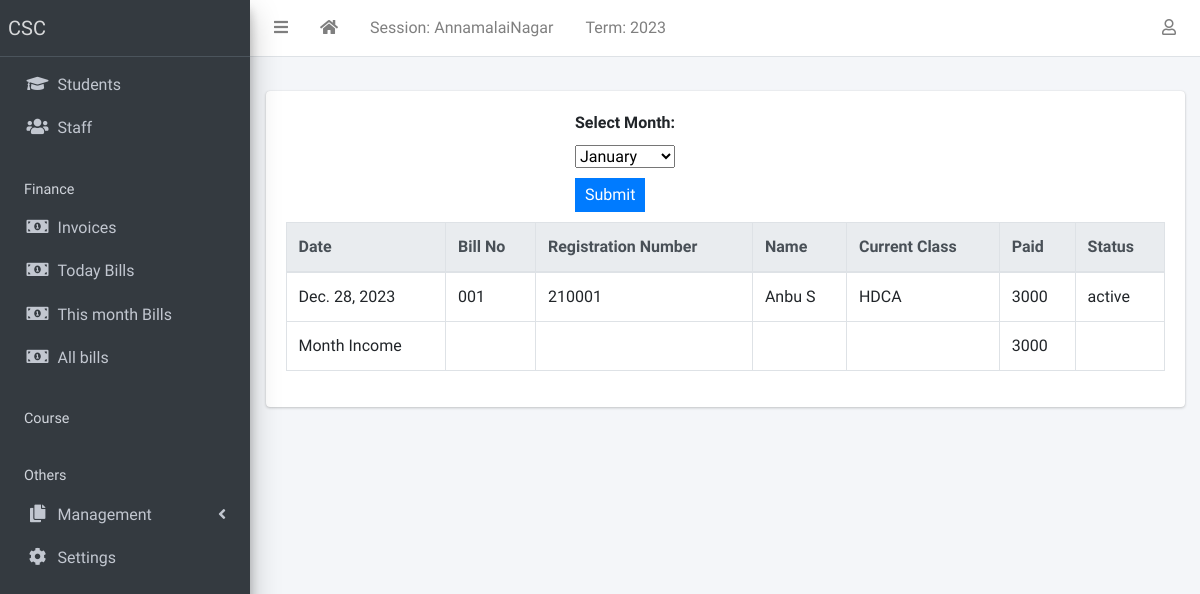
Page /revenue/month (signed in) on the earlier database version.
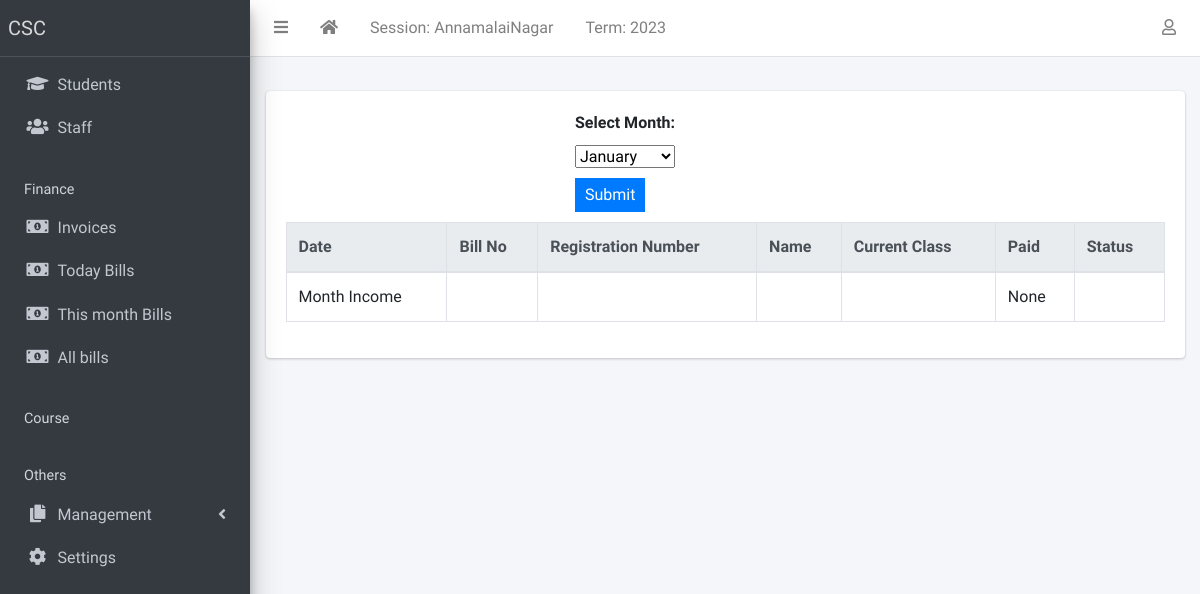
Same page on the later database version.
### apps/corecode/models.py (models this page shows, shortened)
class AcademicSession(models.Model):
    name = models.CharField(max_length=200, unique=True)
    current = models.BooleanField(default=True)
    class Meta:
        ordering = ["-name"]

class AcademicTerm(models.Model):
    name = models.CharField(max_length=20, unique=True)
    current = models.BooleanField(default=True)
    class Meta:
        ordering = ["name"]

### apps/finance/models.py (models this page shows, shortened)
class Receipt(models.Model):
    Bill_No = models.CharField(max_length=245 , default=None)
    invoice = models.ForeignKey(Invoice, on_delete=models.CASCADE)
    amount_paid = models.IntegerField()
    date_paid = models.DateField(default=timezone.now)
    comment = models.CharField(max_length=200, blank=True)
    def stats(self):
        return self.invoice.student.current_status
    def current_cls(self):
        return self.invoice.student.course
    def regno(self):
        return self.invoice.student.enrol_no
    def name(self):
        return self.invoice.student.student_name

class Invoice(models.Model):
    total_num = 0
    student = models.ForeignKey(Student, on_delete=models.CASCADE,default=None)
    status = models.CharField(
        max_length=20,
        choices=[("active", "Active"), ("closed", "Closed")],
        default="active",
    )
    class Meta:
        ordering = ["student"]

### apps/students/models.py (models this page shows, shortened)
class Student(models.Model):
    GENDER_CHOICES = [("male", "Male"), ("female", "Female"),("others","others")]
    RELIGION_CHOICE = [('Hindu','Hindu'),('Christian','Christian'),('Muslim','Muslim'),("others","others")]
    COMMUNITY_CHOICE = [('OC','OC'),('BC','BC'),('MBC','MBC'),('ST/SC','ST/SC'),("others","others")]
    STUDENT_ROLE_CHOICES = [
        ("Employed", "Employed"),
        ("Unemployed", "Unemployed"),
        ("Housewife", "Housewife"),
        ("Businessman", "Businessman"),
        ("Student", "Student"),
        ("Others", "Others"),
    ]
    STATUS_CHOICES = [("active", "Active"), ("inactive", "Inactive")]
    if_enq = models.ForeignKey(Enquiry,on_delete=models.CASCADE,default=None,null=True)
    current_status = models.CharField(
        max_length=10, choices=STATUS_CHOICES, default="active"
    )
    student_name = models.CharField("Student Name", max_length=255, blank=False, default="")
    enrol_no = models.IntegerField("Enrollment Number",default=0,null=False,unique=True)
    rel_name = models.CharField(
                default=None, max_length=255, verbose_name="Father/Husband Name"
            )
    rel_occupation = models.CharField("Father/Husband Occupation",max_length=255,default=None,null=False)
    date_of_birth = models.DateField(
                default=timezone.now, verbose_name="Date of Birth"
            )
    age = models.IntegerField("Age",default=0,blank=True)
    gender = models.CharField("Gender", max_length=10, choices=GENDER_CHOICES, default="male")
    religion = models.CharField("Religion",max_length=554,default="Hindu",choices=RELIGION_CHOICE)
    community = models.CharField("Community",max_length=524,default="OC", choices=COMMUNITY_CHOICE)
    occupation = models.CharField(
                choices=[
                    ("Employed", "Employed"),
                    ("Unemployed", "Unemployed"),
                    ("Housewife", "Housewife"),
                    ("Businessman", "Businessman"),
                    ("Student", "Student"),
                    ("Others", "Others"),
                ],
                default="Student",
                max_length=1024,
                verbose_name="Student Occupation",
            )
    student_company_name = models.CharField(
                blank=True,
                max_length=1024,
                null=True,
                verbose_name="If Emloyed Company Name",
            )
    aadhar_no = models.BigIntegerField("Aadhar Number",null=True,default=None,blank=True)
    mobile_num_regex = RegexValidator(
        regex="^[0-9]{10,15}$", message="Entered mobile number isn't in a right format!"
    )
    mobile_number = models.CharField("Mobile Number",
        validators=[mobile_num_regex], max_length=13, blank=True
    )
    email = models.EmailField("Email", blank=False, default="")
    passport = models.ImageField("Photo",blank=True, upload_to="students/passports/")
    address = models.CharField("Address", max_length=255,default=None,blank=True)
    address1 = models.CharField("Address Line 2", max_length=255,default=None,blank=True,null=True)
    address2 = models.CharField("Address Line 3", max_length=255,default=None,blank=True,null=True)
    taluka = models.CharField("Taluk",max_length=255,default=None,blank=True,null=True)
    district = models.CharField("District",max_length=255,default=None,blank=True,null=True)
    pincode = models.IntegerField("Pincode", blank=True, default=None)
    date_of_admission = models.DateField(default=timezone.now)
    course = models.CharField("Course",max_length=1024,null=False,default="HDCA")
    class_time = models.CharField("Class Timinig",default="2pm - 4pm",max_length=255,null=False)
    total_fee = models.IntegerField("Total Fees",null=False,default=0)
    remark = models.CharField("Remark",max_length=500,default=None,blank=True)
    last_updated = models.DateTimeField(auto_now=True)
    class Meta:
        ordering = ["enrol_no"]

### apps/revenue/views.py (the view)
# urls.py: path("month", views.month_income , name="month"),
def month_income(request):
    month = request.GET.get('month')
    month1 = datetime.datetime.now().month
    rec = finmod.Receipt.objects.filter(date_paid__month = month or month1)
    total_col = rec.aggregate(total=Sum('amount_paid'))['total']
    return render(request ,"month.html",context={
        "recipt":rec,
        "today_col":total_col
    })

### apps/corecode/context_processors.py (called while the page is built)
def site_defaults(request):
    current_session = AcademicSession.objects.get(current=True)
    current_term = AcademicTerm.objects.get(current=True)
    vals = SiteConfig.objects.all()
    contexts = {
        "current_session": current_session.name,
        "current_term": current_term.name,
    }
    for val in vals:
        contexts[val.key] = val.value
    return contexts

### apps/revenue/templates/month.html (shortened to what this page needs)
{% extends 'base.html' %}
{% block content %}
<body>
<div class = "formss">
  <form method="get">
    <label for="month">Select Month:</label>
    <select id="month" name="month">
      <option value="1">January</option>
    </select>
    <button type="submit">Submit</button>
  </form>
</div>
    <div class="table-responsive">
        <table id="studenttable" class="table table-bordered table-hover" data-page-length='100'>
          <thead class="thead-light">
            <tr>
              <th>Date</th>
              <th>Bill No</th>
              <th>Registration Number</th>
              <th>Name</th>
              <th>Current Class</th>
              <th>Paid</th>
              <th>Status</th>
            </tr>
          </thead>
          <tbody>
            {% for rec in recipt %}
              <tr>
                <td>{{ rec.date_paid}}</td>
                <td>{{ rec.Bill_No}}</td>
                <td>{{  rec.regno }}</td>
                <td>{{ rec.name }}</td>
                <td>{{rec.current_cls}}</td>
                <td>{{ rec.amount_paid }}</td>
                <td>{{rec.stats }}</td>
              </tr>
            {% endfor %}
            <tr class="total">
                <td>Month Income</td>
                <td></td>
                <td></td>
                <td></td>
                <td></td>
                <td>{{ today_col}}</td>
                <td></td>
            </tr>
          </tbody>
        </table>
      </div>
</body>
{% endblock %}

### templates/base.html (shortened to what this page needs)
{% load static %}
<!DOCTYPE html>
<html lang="en">
<head>
  <link href="https://cdnjs.cloudflare.com/ajax/libs/select2/4.0.13/css/select2.min.css" rel="stylesheet" />
  <link rel="stylesheet" href="{% static 'plugins/fontawesome-free/css/all.min.css' %}">
  <link rel="stylesheet" href="{% static 'plugins/toastr/toastr.min.css' %}">
  <link rel="stylesheet"
    href="{% static 'plugins/overlayScrollbars/css/OverlayScrollbars.min.css' %}">
  <link rel="stylesheet" href="{% static 'plugins/Datatables/datatables.min.css' %}" />
  <link rel="stylesheet" href="{% static 'dist/css/adminlte.min.css' %}">
</head>
<body
  class="hold-transition sidebar-mini layout-fixed layout-navbar-fixed layout-footer-fixed">
  <div class="wrapper">
    <nav class="main-header navbar navbar-expand navbar-white navbar-light">
      <ul class="navbar-nav">
        <li class="nav-item">
          <a class="nav-link" data-widget="pushmenu" href="#" role="button"><i
              class="fas fa-bars"></i></a>
        </li>
        <li class="nav-item d-none d-sm-inline-block">
          <a href="{% url 'home' %} " class="nav-link"><i class="fa fa-home"></i></a>
        </li>
        <li class="nav-item d-none d-sm-inline-block">
          <a  class="nav-link">Session: {{ current_session }}</a>
        </li>
        <li class="nav-item d-none d-sm-inline-block">
          <a  class="nav-link">Term: {{ current_term }}</a>
        </li>
      </ul>
      <ul class="navbar-nav ml-auto">
        <li class="nav-item dropdown">
          <a class="nav-link" data-toggle="dropdown" href="#">
            <i class="far fa-user"></i>
          </a>
        </li>
      </ul>
    </nav>
    <aside class="main-sidebar sidebar-dark-primary elevation-4">
      <a href="{% url 'home' %}" class="brand-link">CSC</a>
      <div class="sidebar">
        <nav class="mt-2">
          <ul class="nav nav-pills nav-sidebar flex-column"
            data-widget="treeview" role="menu" data-accordion="false">
            <li class="nav-item">
              <a href="{% url 'dashboard' %}" class="nav-link">
                <i class="nav-icon fas fa-graduation-cap"></i>
                <p>
                  Students
                </p>
              </a>
            </li>
            <li class="nav-item">
              <a href="{% url 'staff-list' %}" class="nav-link">
                <i class="nav-icon fas fa-users"></i>
                <p>
                 Staff
                </p>
              </a>
            </li>
            <li class="nav-header">Finance</li>
            <li class="nav-item">
              <a href="{% url 'invoice-list' %}" class="nav-link">
                <i class="nav-icon fas fa-money-bill-alt"></i>
                <p>
                  Invoices
                </p>
              </a>
            </li>
            <li class="nav-item">
              <a href="{% url 'today' %}" class="nav-link">
                <i class="nav-icon fas fa-money-bill-alt"></i>
                <p>
                   Today Bills
                </p>
              </a>
            </li>
            <li class="nav-item">
              <a href="{% url 'month' %}" class="nav-link">
                <i class="nav-icon fas fa-money-bill-alt"></i>
                <p>
                  This month Bills
                </p>
              </a>
            </li>
            <li class="nav-item">
              <a href="{% url 'all' %}" class="nav-link">
                <i class="nav-icon fas fa-money-bill-alt"></i>
                <p>
                  All bills
                </p>
              </a>
            </li>
            <li class="nav-header">Course</li>
            <li class="nav-header">Others</li>
            <li class="nav-item has-treeview">
              <a href="#" class="nav-link">
                <i class="nav-icon fas fa-copy"></i>
                <p>
                  Management
                  <i class="fas fa-angle-left right"></i>
                </p>
              </a>
            </li>
            <li class="nav-item">
              <a href="{% url 'configs' %}" class="nav-link">
                <i class="nav-icon fas fa-cog"></i>
                <p>
                  Settings
                </p>
              </a>
            </li>
          </ul>
        </nav>
      </div>
    </aside>
    <div class="content-wrapper">
      <section class="content-header">
      </section>
      <section class="content">
        <div class="container-fluid">
          <div class="row">
            <div class="col-md-12">
              {% block fullcard %}
              <div class="card">
                <div class="card-body">
                  <div class="row">
                    <div class="col">
                      {% block content %}
                      {% endblock content %}
                    </div>
                  </div>
                </div>
              </div>
              {% endblock fullcard %}
            </div>
          </div>
        </div>
      </section>
    </div>
  </div>
</body>
</html>

### apps/revenue/templates/month.html (style rules this page uses)
.formss form { max-width: 300px; margin: 0 auto; }
.formss label, select, button { display: block; margin-bottom: 10px; }
.formss button { padding: 5px 10px; background-color: #007bff; color: #fff; border: none; cursor: pointer; }

Differences in the rows shown:
removed Receipt: date_paid "Dec. 28, 2023", Bill_No "001", regno "210001", name "Anbu S", current_cls "HDCA", amount_paid "3000", stats "active"
Other differences:
{{ today_col }}: "3000" → "None"
